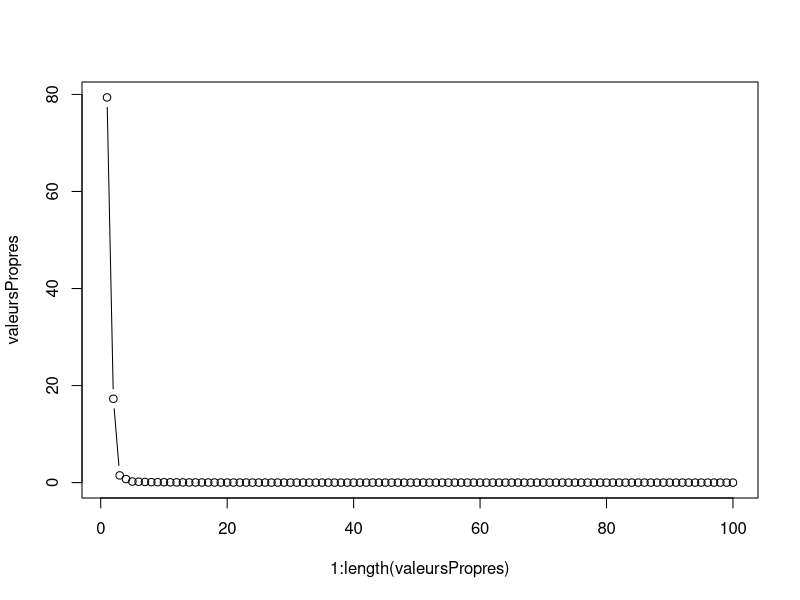
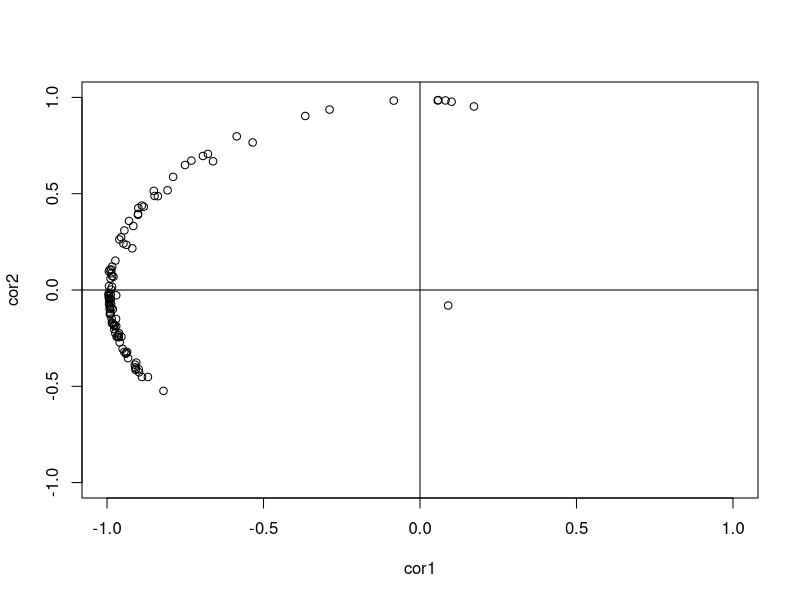
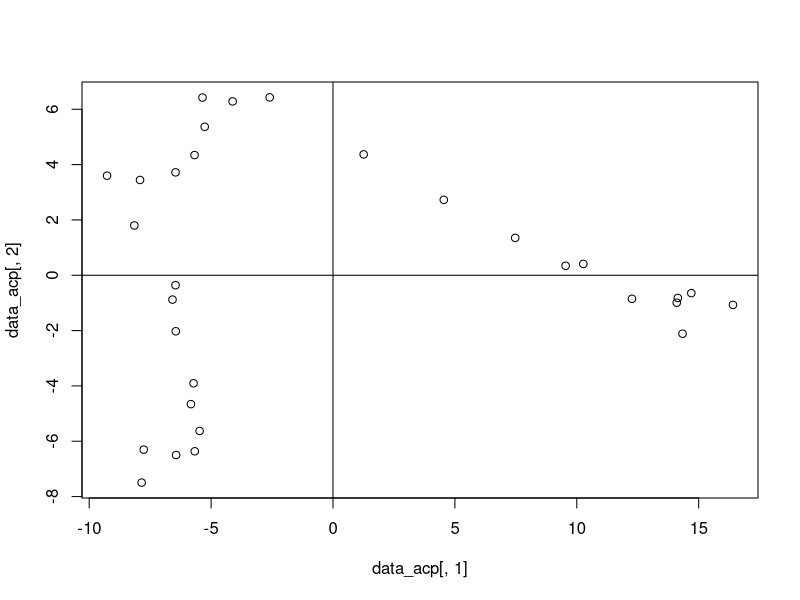

Recreate these plots in R, in order.
#==================================#
#                                  #
#       Lecture des données        #
#                                  #
#==================================#

x_matrix <- read.csv("data.csv", header = T, sep = ";", row.names = 1); # parse csv file (with ; separator) into matrix

#==================================#
#                                  #
#       Informations basiques      #
#                                  #
#==================================#

message("Summary")
summary(x_matrix); # summary



message("Covariance")
print(cov(x_matrix)); # covariance

message("Columns : "); # number of columns
ncol(x_matrix)
message("Rows : "); # number of rows
nrow(x_matrix);

#==================================#
#                                  #
#    Données centrées réduites     #
#                                  #
#==================================#

centree_reduite <- scale(x_matrix, center = T, scale = T);

#==================================#
#                                  #
# Analyse en composante principale #
#                                  #
#==================================#

# Valeurs propres
propres <- eigen(cor(centree_reduite));
valeursPropres <- propres$values;
vecteursPropres <- propres$vectors;

# Graphique des valeurs propres (éboulis et coude)
png(filename = "eboulis.png"); # start printing plot to png image
plot(1:length(valeursPropres), valeursPropres, type = "b");
dev.off(); # end printing

# Composantes principales
data_acp <- centree_reduite %*% vecteursPropres;

composante_principale_1 <- data_acp[, 1];
composante_principale_2 <- data_acp[, 2];

# Cercle de correlation
# Calcule de la correlation entre chaque variable et les composantes principales
cor1 <- cor(composante_principale_1,centree_reduite);
cor2 <- cor(composante_principale_2,centree_reduite);
png(filename = "cercle_de_correlation.png"); # start printing plot to png image
plot(cor1, cor2, xlim = c(-1, +1), ylim = c(-1, +1))
abline(h = 0, v = 0)
text(cor1, cor2, labels = colnames(data))
dev.off(); # end printing

# Graphe 2D
png(filename = "graphe2D.png"); # start printing plot to png image
plot(data_acp[, 1], data_acp[, 2])
text(data_acp[, 1], data_acp[, 2], labels = rownames(data))
abline(h = 0, v = 0)
dev.off(); # end printing